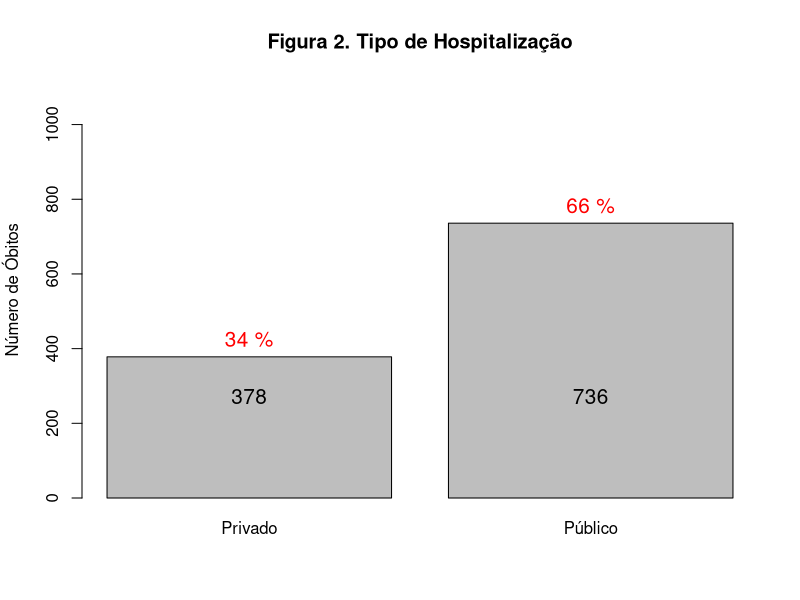
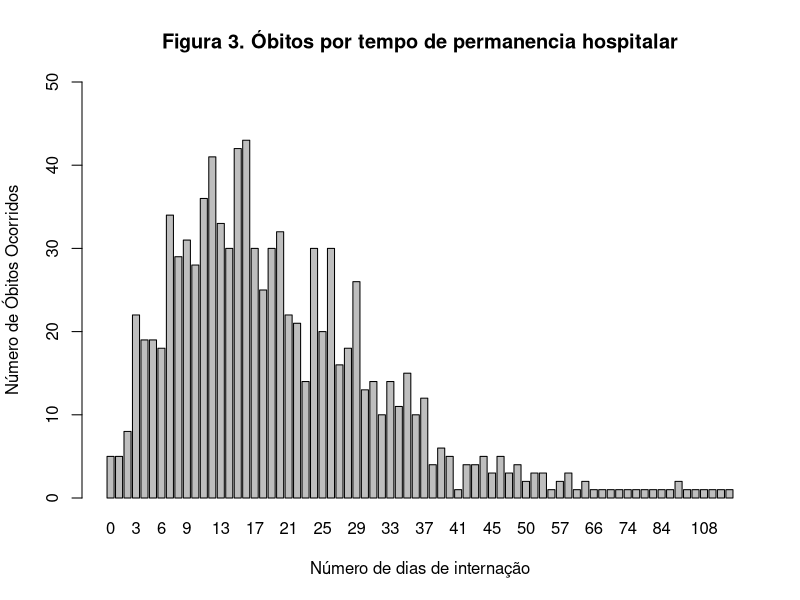
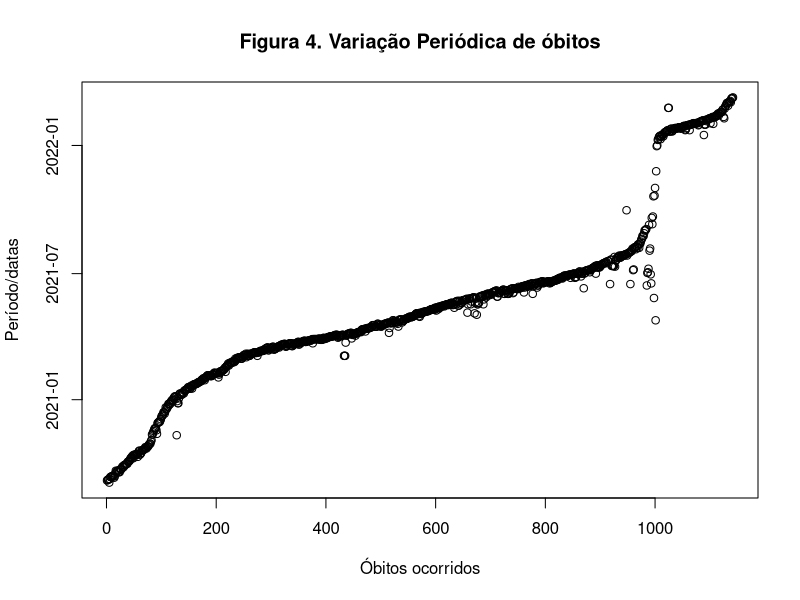

Write R code to recreate these figures, in order.
## ---- chunk 1
knitr::opts_chunk$set(echo = TRUE)


## ---- chunk 2

if (!require(tidyverse)) {
  install.packages("tidyverse")
  library(tidyverse)
}


if (!require(readxl)) {
  install.packages("readxl")
  library(readxl)
}

df.mortes <- read_excel("./dados2/covid_19_bauru_mortes.xlsx", 
                        col_types = c("date", "text", "numeric",
                                      "date","text", "text",
                                      "date", "numeric"))

df.geral <- read_excel("./dados/covid_19_bauru_casos_geral.xlsx")
## ---- chunk 3
temp.hosp <- df.mortes$tipo_hosp[!is.na(df.mortes$tipo_hosp)]
pct.hosp = round(unname(table(temp.hosp)) / sum(unname(table(temp.hosp)))*100,0)
pct.hosp = paste(pct.hosp, "%")
## ---- chunk 4

graph.hosp<- barplot(table(temp.hosp), main = "Figura 2. Tipo de Hospitalização",
        ylab = "Número de Óbitos", ylim = c(0,sum(unname(table(temp.hosp)))),
        #legend.text = pct.sexo,
        names.arg = c("Privado", "Público"))
text(x = graph.hosp, y = table(temp.hosp), label = pct.hosp, pos = 3, cex = 1.25, col = "red")
axis(1, at=graph.hosp, labels=table(temp.hosp), tick=F, las=1, line=-6.5, cex.axis=1.25)

## ---- chunk 5
# Permanencia hospitalar
# Usando lubridate

if (!require(lubridate)) {
  install.packages("lubridate")
  library(lubridate)
}
# Calculando o tempo de permanecia:
th <- c()
i <- 1
j <- 0
while (i <= nrow(df.mortes)) {
  if(!is.na(df.mortes$inicio_sintoma[i]) && !is.na(df.mortes$data_obito[i])) {
    j = j + 1
    th[j] = ymd_hms(df.mortes$data_obito[i], truncated = 3) - ymd_hms(df.mortes$inicio_sintoma[i], truncated = 3)
    }
  i = i + 1
}
# Verificando a array numérica
internacao <- table(th)
limite_y = max((unname(internacao))) + 7
graph.inter<- barplot(internacao, main = "Figura 3. Óbitos por tempo de permanencia hospitalar",
                      ylab = "Número de Óbitos Ocorridos", ylim = c(0,limite_y),
                      xlab = "Número de dias de internação")
## ---- chunk 6
# Variação Periódica de óbitos
plot(df.mortes$data_obito, main = "Figura 4. Variação Periódica de óbitos", 
     xlab = "Óbitos ocorridos", ylab = "Período/datas")
